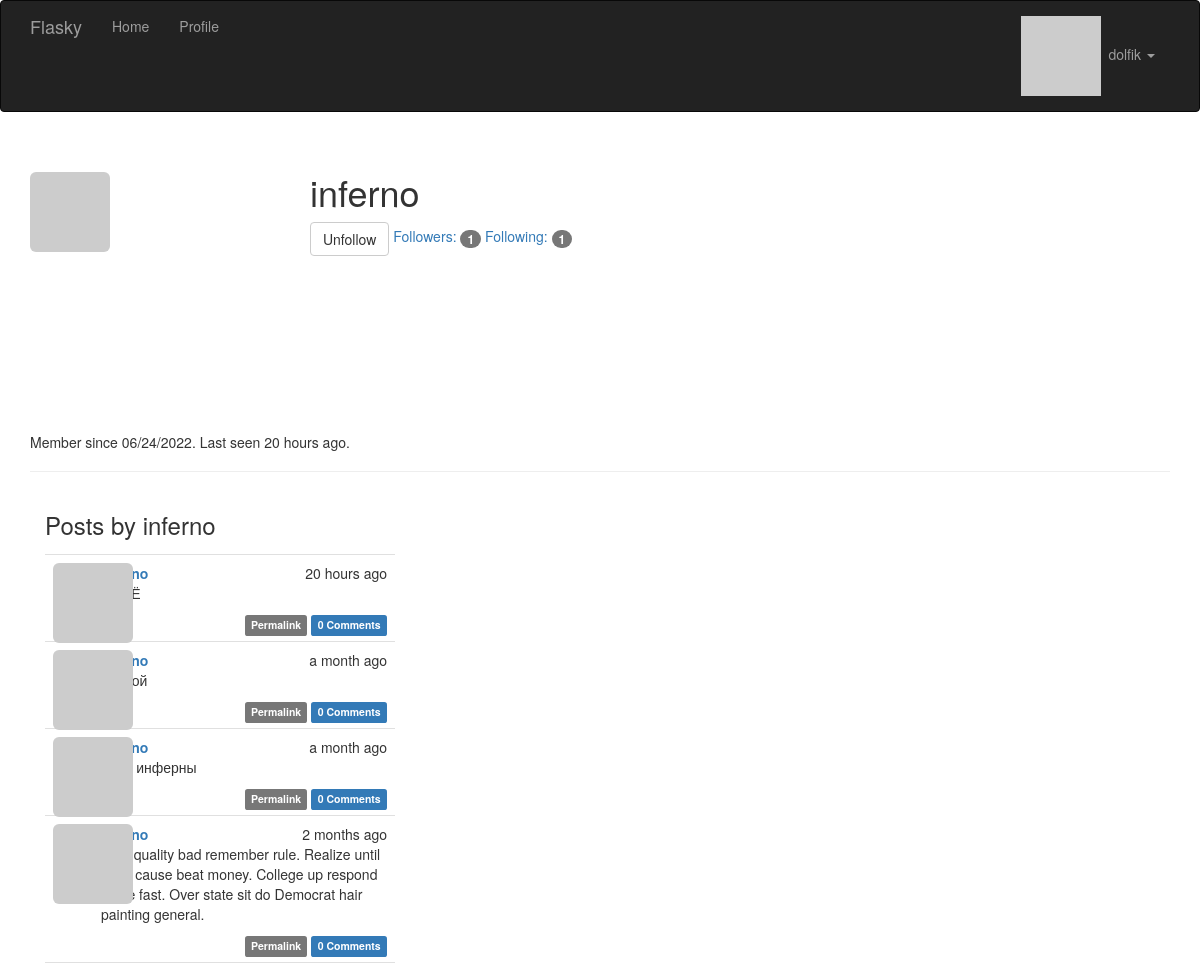
Page /user/inferno (signed in) on the committed database.
### app/models.py (models this page shows, shortened)
class User(UserMixin, db.Model):
    __tablename__ = 'users'
    id = db.Column(db.Integer, primary_key=True)
    email = db.Column(db.String(64), unique=True, index=True)
    username = db.Column(db.String(64), unique=True, index=True)
    password_hash = db.Column(db.String(128))
    role_id = db.Column(db.Integer, db.ForeignKey('roles.id'))
    confirmed = db.Column(db.Boolean, default=False)
    name = db.Column(db.String(64))
    location = db.Column(db.String(64))
    about_me = db.Column(db.Text())
    member_since = db.Column(db.DateTime(), default=datetime.utcnow)
    last_seen = db.Column(db.DateTime(), default=datetime.utcnow)
    avatar_hash = db.Column(db.String(32))
    posts = db.relationship('Post', backref='author', lazy='dynamic')
    comments = db.relationship('Comment', backref='author', lazy='dynamic')
    followed = db.relationship('Follow',
                               foreign_keys=[Follow.follower_id],
                               backref=db.backref('follower', lazy='joined'),
                               lazy='dynamic',
                               cascade='all, delete-orphan')
    followers = db.relationship('Follow',
                                foreign_keys=[Follow.followed_id],
                                backref=db.backref('followed', lazy='joined'),
                                lazy='dynamic',
                                cascade='all, delete-orphan')
    @property
    def password(self):
        raise AttributeError('password is not a readable attribute')
    def can(self, perm):
        return self.role is not None and self.role.has_permission(perm)
    def is_administrator(self):
        return self.can(Permission.ADMIN)
    def ping(self):
        self.last_seen = datetime.utcnow()
        db.session.add(self)
        db.session.commit()
    def gravatar(self, size=100, default='identicon', rating='g'):
        if request.is_secure:
            url = 'https://secure.gravatar.com/avatar'
        else:
            url = 'http://secure.gravatar.com/avatar'
        hash = hashlib.md5(self.email.lower().encode('utf-8')).hexdigest()
        return f'{url}/{hash}?s={size}&d={default}&r={rating}'
    def is_following(self, user):
        if user.id is None:
            return False
        return self.followed.filter_by(
            followed_id=user.id).first() is not None

class Post(db.Model):
    __tablename__ = 'posts'
    id = db.Column(db.Integer, primary_key=True)
    body = db.Column(db.Text)
    body_html = db.Column(db.Text)
    timestamp = db.Column(db.DateTime, index=True, default=datetime.utcnow)
    author_id = db.Column(db.Integer, db.ForeignKey('users.id'))
    comments = db.relationship('Comment', backref='post', lazy='dynamic')

### app/main/views.py (the view)
@main.route('/user/<username>')
def user(username):
    user = User.query.filter_by(username=username).first_or_404()
    posts = user.posts.order_by(Post.timestamp.desc()).all()
    return render_template('user.html', user=user, posts=posts)

### app/auth/views.py (called while the page is built)
@auth.before_app_request
def before_request():
    if current_user.is_authenticated:
        current_user.ping()
        if not current_user.confirmed \
                and request.blueprint != 'auth' \
                and request.endpoint != 'static':
            return redirect(url_for('auth.unconfirmed'))

### app/main/__init__.py (called while the page is built)
@main.app_context_processor
def inject_permissions():
    return dict(Permission=Permission)

### app/main/views.py (called while the page is built)
@main.after_app_request
def after_request(response):
    for query in get_debug_queries():
        if query.duration >= current_app.config['FLASKY_SLOW_DB_QUERY_TIME']:
            current_app.logger.warning(
                'Slow query: %s\nParameters: %s\nDuration: %fs\nContext: %s\n' %
                (query.statement, query.parameters, query.duration, query.context))
    return response

### app/models.py (called while the page is built)
@login_manager.user_loader
def load_user(user_id):
    return User.query.get(int(user_id))

    def has_permission(self, perm):
        return self.permissions & perm == perm

### app/templates/user.html (shortened to what this page needs)
{% extends "base.html" %}
{% import "bootstrap/wtf.html" as wtf %}
{% block page_content %}
    <div class="page-header">
        <img class="img-rounded profile-thumbnail" src="{{ user.gravatar(size=256) }}">
        <div class="profile-header">
            <h1>{{ user.username }}</h1>
        {% if current_user.can(Permission.FOLLOW) and user != current_user %}
            {% if not current_user.is_following(user) %}
            <a href="{{ url_for('.follow', username=user.username) }}"
               class="btn btn-primary">Follow</a>
            {% else %}
            <a href="{{ url_for('.unfollow', username=user.username) }}"
               class="btn btn-default">Unfollow</a>
            {% endif %}
        {% endif %}
        <a href="{{ url_for('.followers', username=user.username) }}">
            Followers: <span class="badge">{{ user.followers.count() - 1 }}</span></a>
        <a href="{{ url_for('.followed_by', username=user.username) }}">
            Following: <span class="badge">{{ user.followed.count() - 1 }}</span></a>
            </div>
        <p>
            Member since {{ moment(user.member_since).format('L') }}.
            Last seen {{ moment(user.last_seen).fromNow() }}.
        </p>
    </div>
    <div class="col-md-4">
        <h3>Posts by {{user.username}} </h3>
        {% include '_posts.html' %}
    </div>
{% endblock %}

### app/templates/base.html (shortened to what this page needs)
{% extends "bootstrap/base.html" %}
{% block head %}
{{ super() }}
<link rel="stylesheet" type="text/css" href="{{ url_for('static', filename='styles.css') }}">
{% endblock %}
{% block navbar %}
<div class="navbar navbar-inverse" role="navigation">
    <div class="container">
        <div class="navbar-header">
            <a class="navbar-brand" href="/">Flasky</a>
        </div>
        <div class="navbar-collapse collapse">
            <ul class="nav navbar-nav">
                <li><a href="/">Home</a></li>
                {% if current_user.is_authenticated %}
                <li>
                    <a href="{{ url_for('main.user', username=current_user.username) }}">
                        Profile
                    </a>
                </li>
                {% endif %}
            </ul>
            <ul class="nav navbar-nav navbar-right">
                {% if current_user.is_authenticated %}
            <li class="dropdown">
            <a href="#" class="dropdown-toggle" data-toggle="dropdown">
            <img src="{{ current_user.gravatar(size=18) }}">
                &nbsp;{{ current_user.username }} <b class="caret"></b></a>
                    </li>
                    {% else %}
                <li><a href="{{ url_for('auth.login') }}">Log In</a></li>
                {% endif %}
            </ul>
        </div>
    </div>
</div>
{% endblock %}
{% block content %}
<div class="container">
    {% block page_content %}{% endblock %}
</div>
{% endblock %}

### app/templates/_posts.html (shortened to what this page needs)
<ul class="posts">
    {% for post in posts %}
    <li class="post">
        <div class="profile-thumbnail">
            <a href="{{ url_for('.user', username=post.author.username) }}">
                <img class="img-rounded profile-thumbnail" src="{{ post.author.gravatar(size=40) }}">
            </a>
        </div>
        <div class="post-date">{{ moment(post.timestamp).fromNow() }}</div>
        <div class="post-author">
            <a href="{{ url_for('.user', username=post.author.username) }}">
            </a>
        </div>
       <div class="post-content">
        <div class="post-body">
            {% if post.body_html %}
                {{ post.body_html | safe }}
            {% else %}
                {{ post.body }}
        {% endif %}
        </div>
        <div class="post-footer">
            <a href="{{ url_for('.post', id=post.id) }}">
                <span class="label label-default">Permalink</span></a>
            <a href="{{ url_for('.post', id=post.id) }}#comments">
                <span class="label label-primary">
                {{ post.comments.count() }} Comments
                </span></a>
        </div>
</div>
    </li>
    {% endfor %}
</ul>

### app/static/styles.css (style rules this page uses)
.profile-thumbnail { position: absolute; }
.profile-header { min-height: 260px; margin-left: 280px; }
ul.posts { list-style-type: none; padding: 0px; margin: 16px 0px 0px 0px; border-top: 1px solid #e0e0e0; }
ul.posts li.post { padding: 8px; border-bottom: 1px solid #e0e0e0; }
div.post-date { float: right; }
div.post-author { font-weight: bold; margin-left: 48px; }
div.post-content { margin-left: 48px; min-height: 48px; }
div.post-footer { text-align: right; }

### rows in the picture
User: username "dolfik"
User: username "inferno", member_since "06/24/2022", last_seen "20 hours ago"
Post: timestamp "20 hours ago", comments.count "0"
Post: timestamp "a month ago", comments.count "0"
Post: timestamp "a month ago", body_html "Пост инферны", comments.count "0"
Post: timestamp "2 months ago", body_html "High quality bad remember rule. Realize until push cause beat money. College up respond same fast. Over state sit do Democrat hair painting general.", comments.count "0"

### other values in the picture
{{ user.followers.count() - 1 }} "1"
{{ user.followed.count() - 1 }} "1"
